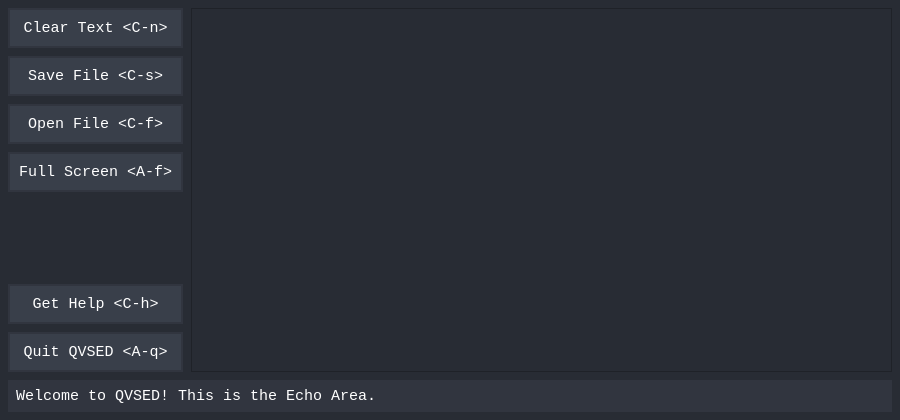
<?xml version="1.0" encoding="UTF-8"?>
<ui version="4.0">
 <author>Arsalan Kazmi</author>
 <class>MainWindow</class>
 <widget class="QMainWindow" name="MainWindow">
  <property name="geometry">
   <rect>
    <x>0</x>
    <y>0</y>
    <width>900</width>
    <height>420</height>
   </rect>
  </property>
  <property name="palette">
   <palette>
    <active>
     <colorrole role="WindowText">
      <brush brushstyle="SolidPattern">
       <color alpha="255">
        <red>255</red>
        <green>255</green>
        <blue>255</blue>
       </color>
      </brush>
     </colorrole>
     <colorrole role="Button">
      <brush brushstyle="SolidPattern">
       <color alpha="255">
        <red>40</red>
        <green>44</green>
        <blue>52</blue>
       </color>
      </brush>
     </colorrole>
     <colorrole role="Light">
      <brush brushstyle="SolidPattern">
       <color alpha="255">
        <red>255</red>
        <green>255</green>
        <blue>255</blue>
       </color>
      </brush>
     </colorrole>
     <colorrole role="Midlight">
      <brush brushstyle="SolidPattern">
       <color alpha="255">
        <red>255</red>
        <green>255</green>
        <blue>255</blue>
       </color>
      </brush>
     </colorrole>
     <colorrole role="Dark">
      <brush brushstyle="SolidPattern">
       <color alpha="255">
        <red>127</red>
        <green>127</green>
        <blue>127</blue>
       </color>
      </brush>
     </colorrole>
     <colorrole role="Mid">
      <brush brushstyle="SolidPattern">
       <color alpha="255">
        <red>170</red>
        <green>170</green>
        <blue>170</blue>
       </color>
      </brush>
     </colorrole>
     <colorrole role="Text">
      <brush brushstyle="SolidPattern">
       <color alpha="255">
        <red>255</red>
        <green>255</green>
        <blue>255</blue>
       </color>
      </brush>
     </colorrole>
     <colorrole role="BrightText">
      <brush brushstyle="SolidPattern">
       <color alpha="255">
        <red>255</red>
        <green>255</green>
        <blue>255</blue>
       </color>
      </brush>
     </colorrole>
     <colorrole role="ButtonText">
      <brush brushstyle="SolidPattern">
       <color alpha="255">
        <red>255</red>
        <green>255</green>
        <blue>255</blue>
       </color>
      </brush>
     </colorrole>
     <colorrole role="Base">
      <brush brushstyle="SolidPattern">
       <color alpha="255">
        <red>40</red>
        <green>44</green>
        <blue>52</blue>
       </color>
      </brush>
     </colorrole>
     <colorrole role="Window">
      <brush brushstyle="SolidPattern">
       <color alpha="255">
        <red>40</red>
        <green>44</green>
        <blue>52</blue>
       </color>
      </brush>
     </colorrole>
     <colorrole role="Shadow">
      <brush brushstyle="SolidPattern">
       <color alpha="255">
        <red>0</red>
        <green>0</green>
        <blue>0</blue>
       </color>
      </brush>
     </colorrole>
     <colorrole role="AlternateBase">
      <brush brushstyle="SolidPattern">
       <color alpha="255">
        <red>255</red>
        <green>255</green>
        <blue>255</blue>
       </color>
      </brush>
     </colorrole>
     <colorrole role="ToolTipBase">
      <brush brushstyle="SolidPattern">
       <color alpha="255">
        <red>255</red>
        <green>255</green>
        <blue>220</blue>
       </color>
      </brush>
     </colorrole>
     <colorrole role="ToolTipText">
      <brush brushstyle="SolidPattern">
       <color alpha="255">
        <red>0</red>
        <green>0</green>
        <blue>0</blue>
       </color>
      </brush>
     </colorrole>
     <colorrole role="PlaceholderText">
      <brush brushstyle="SolidPattern">
       <color alpha="128">
        <red>0</red>
        <green>0</green>
        <blue>0</blue>
       </color>
      </brush>
     </colorrole>
    </active>
    <inactive>
     <colorrole role="WindowText">
      <brush brushstyle="SolidPattern">
       <color alpha="255">
        <red>255</red>
        <green>255</green>
        <blue>255</blue>
       </color>
      </brush>
     </colorrole>
     <colorrole role="Button">
      <brush brushstyle="SolidPattern">
       <color alpha="255">
        <red>40</red>
        <green>44</green>
        <blue>52</blue>
       </color>
      </brush>
     </colorrole>
     <colorrole role="Light">
      <brush brushstyle="SolidPattern">
       <color alpha="255">
        <red>255</red>
        <green>255</green>
        <blue>255</blue>
       </color>
      </brush>
     </colorrole>
     <colorrole role="Midlight">
      <brush brushstyle="SolidPattern">
       <color alpha="255">
        <red>255</red>
        <green>255</green>
        <blue>255</blue>
       </color>
      </brush>
     </colorrole>
     <colorrole role="Dark">
      <brush brushstyle="SolidPattern">
       <color alpha="255">
        <red>127</red>
        <green>127</green>
        <blue>127</blue>
       </color>
      </brush>
     </colorrole>
     <colorrole role="Mid">
      <brush brushstyle="SolidPattern">
       <color alpha="255">
        <red>170</red>
        <green>170</green>
        <blue>170</blue>
       </color>
      </brush>
     </colorrole>
     <colorrole role="Text">
      <brush brushstyle="SolidPattern">
       <color alpha="255">
        <red>255</red>
        <green>255</green>
        <blue>255</blue>
       </color>
      </brush>
     </colorrole>
     <colorrole role="BrightText">
      <brush brushstyle="SolidPattern">
       <color alpha="255">
        <red>255</red>
        <green>255</green>
        <blue>255</blue>
       </color>
      </brush>
     </colorrole>
     <colorrole role="ButtonText">
      <brush brushstyle="SolidPattern">
       <color alpha="255">
        <red>255</red>
        <green>255</green>
        <blue>255</blue>
       </color>
      </brush>
     </colorrole>
     <colorrole role="Base">
      <brush brushstyle="SolidPattern">
       <color alpha="255">
        <red>40</red>
        <green>44</green>
        <blue>52</blue>
       </color>
      </brush>
     </colorrole>
     <colorrole role="Window">
      <brush brushstyle="SolidPattern">
       <color alpha="255">
        <red>40</red>
        <green>44</green>
        <blue>52</blue>
       </color>
      </brush>
     </colorrole>
     <colorrole role="Shadow">
      <brush brushstyle="SolidPattern">
       <color alpha="255">
        <red>0</red>
        <green>0</green>
        <blue>0</blue>
       </color>
      </brush>
     </colorrole>
     <colorrole role="AlternateBase">
      <brush brushstyle="SolidPattern">
       <color alpha="255">
        <red>255</red>
        <green>255</green>
        <blue>255</blue>
       </color>
      </brush>
     </colorrole>
     <colorrole role="ToolTipBase">
      <brush brushstyle="SolidPattern">
       <color alpha="255">
        <red>255</red>
        <green>255</green>
        <blue>220</blue>
       </color>
      </brush>
     </colorrole>
     <colorrole role="ToolTipText">
      <brush brushstyle="SolidPattern">
       <color alpha="255">
        <red>0</red>
        <green>0</green>
        <blue>0</blue>
       </color>
      </brush>
     </colorrole>
     <colorrole role="PlaceholderText">
      <brush brushstyle="SolidPattern">
       <color alpha="128">
        <red>0</red>
        <green>0</green>
        <blue>0</blue>
       </color>
      </brush>
     </colorrole>
    </inactive>
    <disabled>
     <colorrole role="WindowText">
      <brush brushstyle="SolidPattern">
       <color alpha="255">
        <red>255</red>
        <green>255</green>
        <blue>255</blue>
       </color>
      </brush>
     </colorrole>
     <colorrole role="Button">
      <brush brushstyle="SolidPattern">
       <color alpha="255">
        <red>40</red>
        <green>44</green>
        <blue>52</blue>
       </color>
      </brush>
     </colorrole>
     <colorrole role="Light">
      <brush brushstyle="SolidPattern">
       <color alpha="255">
        <red>255</red>
        <green>255</green>
        <blue>255</blue>
       </color>
      </brush>
     </colorrole>
     <colorrole role="Midlight">
      <brush brushstyle="SolidPattern">
       <color alpha="255">
        <red>255</red>
        <green>255</green>
        <blue>255</blue>
       </color>
      </brush>
     </colorrole>
     <colorrole role="Dark">
      <brush brushstyle="SolidPattern">
       <color alpha="255">
        <red>127</red>
        <green>127</green>
        <blue>127</blue>
       </color>
      </brush>
     </colorrole>
     <colorrole role="Mid">
      <brush brushstyle="SolidPattern">
       <color alpha="255">
        <red>170</red>
        <green>170</green>
        <blue>170</blue>
       </color>
      </brush>
     </colorrole>
     <colorrole role="Text">
      <brush brushstyle="SolidPattern">
       <color alpha="255">
        <red>255</red>
        <green>255</green>
        <blue>255</blue>
       </color>
      </brush>
     </colorrole>
     <colorrole role="BrightText">
      <brush brushstyle="SolidPattern">
       <color alpha="255">
        <red>255</red>
        <green>255</green>
        <blue>255</blue>
       </color>
      </brush>
     </colorrole>
     <colorrole role="ButtonText">
      <brush brushstyle="SolidPattern">
       <color alpha="255">
        <red>255</red>
        <green>255</green>
        <blue>255</blue>
       </color>
      </brush>
     </colorrole>
     <colorrole role="Base">
      <brush brushstyle="SolidPattern">
       <color alpha="255">
        <red>40</red>
        <green>44</green>
        <blue>52</blue>
       </color>
      </brush>
     </colorrole>
     <colorrole role="Window">
      <brush brushstyle="SolidPattern">
       <color alpha="255">
        <red>40</red>
        <green>44</green>
        <blue>52</blue>
       </color>
      </brush>
     </colorrole>
     <colorrole role="Shadow">
      <brush brushstyle="SolidPattern">
       <color alpha="255">
        <red>0</red>
        <green>0</green>
        <blue>0</blue>
       </color>
      </brush>
     </colorrole>
     <colorrole role="AlternateBase">
      <brush brushstyle="SolidPattern">
       <color alpha="255">
        <red>255</red>
        <green>255</green>
        <blue>255</blue>
       </color>
      </brush>
     </colorrole>
     <colorrole role="ToolTipBase">
      <brush brushstyle="SolidPattern">
       <color alpha="255">
        <red>255</red>
        <green>255</green>
        <blue>220</blue>
       </color>
      </brush>
     </colorrole>
     <colorrole role="ToolTipText">
      <brush brushstyle="SolidPattern">
       <color alpha="255">
        <red>0</red>
        <green>0</green>
        <blue>0</blue>
       </color>
      </brush>
     </colorrole>
     <colorrole role="PlaceholderText">
      <brush brushstyle="SolidPattern">
       <color alpha="128">
        <red>0</red>
        <green>0</green>
        <blue>0</blue>
       </color>
      </brush>
     </colorrole>
    </disabled>
   </palette>
  </property>
  <property name="font">
   <font>
    <family>monospace</family>
   </font>
  </property>
  <property name="windowTitle">
   <string>QVSED</string>
  </property>
  <property name="styleSheet">
   <string notr="true">color: white;
background: #282c34;</string>
  </property>
  <widget class="QWidget" name="centralwidget">
   <property name="styleSheet">
    <string notr="true">QPushButton {
	border: 2px solid #31353f;
    background: #393f4a;
    padding: 2px;
}

QPushButton:hover {
	background: #31353f;
}

QPushButton:pressed {
	 background: #282c34;
}

QScrollBar:vertical {
    background-color: #31353f;
    width: 16px;
    margin: 16px 0 16px 0;
}

QScrollBar::handle:vertical {
    background-color: #393f4a;
    min-height: 20px;
}

QScrollBar::handle:vertical:hover {
    background-color: #555B67;
}

QScrollBar::add-line:vertical, QScrollBar::sub-line:vertical {
    background: none;
}

QScrollBar::add-page:vertical, QScrollBar::sub-page:vertical {
    background: none;
}</string>
   </property>
   <layout class="QHBoxLayout" name="horizontalLayout_4">
    <property name="spacing">
     <number>0</number>
    </property>
    <property name="leftMargin">
     <number>0</number>
    </property>
    <property name="topMargin">
     <number>0</number>
    </property>
    <property name="rightMargin">
     <number>0</number>
    </property>
    <property name="bottomMargin">
     <number>0</number>
    </property>
    <item>
     <layout class="QVBoxLayout" name="verticalLayout_3">
      <property name="spacing">
       <number>8</number>
      </property>
      <property name="leftMargin">
       <number>8</number>
      </property>
      <property name="topMargin">
       <number>8</number>
      </property>
      <property name="rightMargin">
       <number>8</number>
      </property>
      <property name="bottomMargin">
       <number>8</number>
      </property>
      <item>
       <layout class="QHBoxLayout" name="horizontalLayout_3">
        <item>
         <layout class="QVBoxLayout" name="verticalLayout_2">
          <item>
           <widget class="QPushButton" name="clearButton">
            <property name="minimumSize">
             <size>
              <width>175</width>
              <height>40</height>
             </size>
            </property>
            <property name="maximumSize">
             <size>
              <width>161</width>
              <height>40</height>
             </size>
            </property>
            <property name="font">
             <font>
              <family>monospace</family>
              <pointsize>11</pointsize>
             </font>
            </property>
            <property name="styleSheet">
             <string notr="true"/>
            </property>
            <property name="text">
             <string>Clear Text &lt;C-n&gt;</string>
            </property>
            <property name="flat">
             <bool>false</bool>
            </property>
           </widget>
          </item>
          <item>
           <widget class="QPushButton" name="saveButton">
            <property name="minimumSize">
             <size>
              <width>175</width>
              <height>40</height>
             </size>
            </property>
            <property name="maximumSize">
             <size>
              <width>161</width>
              <height>40</height>
             </size>
            </property>
            <property name="font">
             <font>
              <family>monospace</family>
              <pointsize>11</pointsize>
             </font>
            </property>
            <property name="styleSheet">
             <string notr="true"/>
            </property>
            <property name="text">
             <string>Save File &lt;C-s&gt;</string>
            </property>
            <property name="flat">
             <bool>false</bool>
            </property>
           </widget>
          </item>
          <item>
           <widget class="QPushButton" name="openButton">
            <property name="minimumSize">
             <size>
              <width>175</width>
              <height>40</height>
             </size>
            </property>
            <property name="maximumSize">
             <size>
              <width>161</width>
              <height>40</height>
             </size>
            </property>
            <property name="font">
             <font>
              <family>monospace</family>
              <pointsize>11</pointsize>
             </font>
            </property>
            <property name="styleSheet">
             <string notr="true"/>
            </property>
            <property name="text">
             <string>Open File &lt;C-f&gt;</string>
            </property>
            <property name="flat">
             <bool>false</bool>
            </property>
           </widget>
          </item>
          <item>
           <widget class="QPushButton" name="fullscreenButton">
            <property name="minimumSize">
             <size>
              <width>175</width>
              <height>40</height>
             </size>
            </property>
            <property name="maximumSize">
             <size>
              <width>161</width>
              <height>40</height>
             </size>
            </property>
            <property name="font">
             <font>
              <family>monospace</family>
              <pointsize>11</pointsize>
             </font>
            </property>
            <property name="styleSheet">
             <string notr="true"/>
            </property>
            <property name="text">
             <string>Full Screen &lt;A-f&gt;</string>
            </property>
            <property name="flat">
             <bool>false</bool>
            </property>
           </widget>
          </item>
          <item>
           <spacer name="verticalSpacer">
            <property name="orientation">
             <enum>Qt::Vertical</enum>
            </property>
            <property name="sizeHint" stdset="0">
             <size>
              <width>20</width>
              <height>40</height>
             </size>
            </property>
           </spacer>
          </item>
          <item>
           <widget class="QPushButton" name="helpButton">
            <property name="minimumSize">
             <size>
              <width>175</width>
              <height>40</height>
             </size>
            </property>
            <property name="maximumSize">
             <size>
              <width>161</width>
              <height>40</height>
             </size>
            </property>
            <property name="font">
             <font>
              <family>monospace</family>
              <pointsize>11</pointsize>
             </font>
            </property>
            <property name="styleSheet">
             <string notr="true"/>
            </property>
            <property name="text">
             <string>Get Help &lt;C-h&gt;</string>
            </property>
            <property name="flat">
             <bool>false</bool>
            </property>
           </widget>
          </item>
          <item>
           <widget class="QPushButton" name="quitButton">
            <property name="minimumSize">
             <size>
              <width>175</width>
              <height>40</height>
             </size>
            </property>
            <property name="maximumSize">
             <size>
              <width>161</width>
              <height>40</height>
             </size>
            </property>
            <property name="font">
             <font>
              <family>monospace</family>
              <pointsize>11</pointsize>
             </font>
            </property>
            <property name="styleSheet">
             <string notr="true"/>
            </property>
            <property name="text">
             <string>Quit QVSED &lt;A-q&gt;</string>
            </property>
            <property name="flat">
             <bool>false</bool>
            </property>
           </widget>
          </item>
         </layout>
        </item>
        <item>
         <widget class="QPlainTextEdit" name="textArea">
          <property name="font">
           <font>
            <family>monospace</family>
            <pointsize>11</pointsize>
           </font>
          </property>
          <property name="styleSheet">
           <string notr="true">border: 2px;
background: #31353f;
padding: 5px;

QPlainTextEdit {
    background-color: #f2f2f2;
}

</string>
          </property>
         </widget>
        </item>
       </layout>
      </item>
      <item>
       <widget class="QLineEdit" name="echoArea">
        <property name="font">
         <font>
          <family>monospace</family>
          <pointsize>11</pointsize>
         </font>
        </property>
        <property name="styleSheet">
         <string notr="true">border: 2px; background: #31353f; padding: 6px;</string>
        </property>
        <property name="text">
         <string>Welcome to QVSED! This is the Echo Area.</string>
        </property>
        <property name="cursorPosition">
         <number>0</number>
        </property>
        <property name="readOnly">
         <bool>true</bool>
        </property>
       </widget>
      </item>
     </layout>
    </item>
   </layout>
  </widget>
 </widget>
 <resources/>
 <connections/>
</ui>
